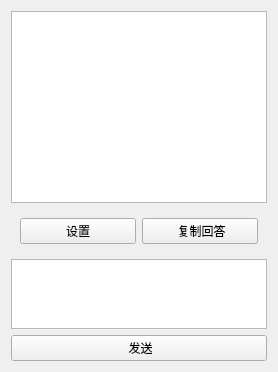
      <widget class="QWidget" name="tab_chat">
       <attribute name="title">
        <string>Chat</string>
       </attribute>
       <layout class="QVBoxLayout" name="verticalLayout_18">
        <item>
         <widget class="QTextEdit" name="textEdit_chat_output">
          <property name="font">
           <font>
            <pointsize>10</pointsize>
           </font>
          </property>
          <property name="textInteractionFlags">
           <set>Qt::TextSelectableByKeyboard|Qt::TextSelectableByMouse</set>
          </property>
         </widget>
        </item>
        <item>
         <widget class="QWidget" name="widget_29" native="true">
          <property name="minimumSize">
           <size>
            <width>0</width>
            <height>30</height>
           </size>
          </property>
          <layout class="QHBoxLayout" name="horizontalLayout_36">
           <item>
            <widget class="QPushButton" name="pushButton_chat_setting">
             <property name="text">
              <string>设置</string>
             </property>
            </widget>
           </item>
           <item>
            <widget class="QPushButton" name="pushButton_chat_copy_answer">
             <property name="text">
              <string> 复制回答</string>
             </property>
            </widget>
           </item>
          </layout>
         </widget>
        </item>
        <item>
         <widget class="QTextEdit" name="textEdit_chat_input">
          <property name="maximumSize">
           <size>
            <width>16777215</width>
            <height>70</height>
           </size>
          </property>
          <property name="font">
           <font>
            <pointsize>10</pointsize>
           </font>
          </property>
         </widget>
        </item>
        <item>
         <widget class="QPushButton" name="pushButton_chat_data_send">
          <property name="text">
           <string> 发送</string>
          </property>
         </widget>
        </item>
       </layout>
      </widget>
